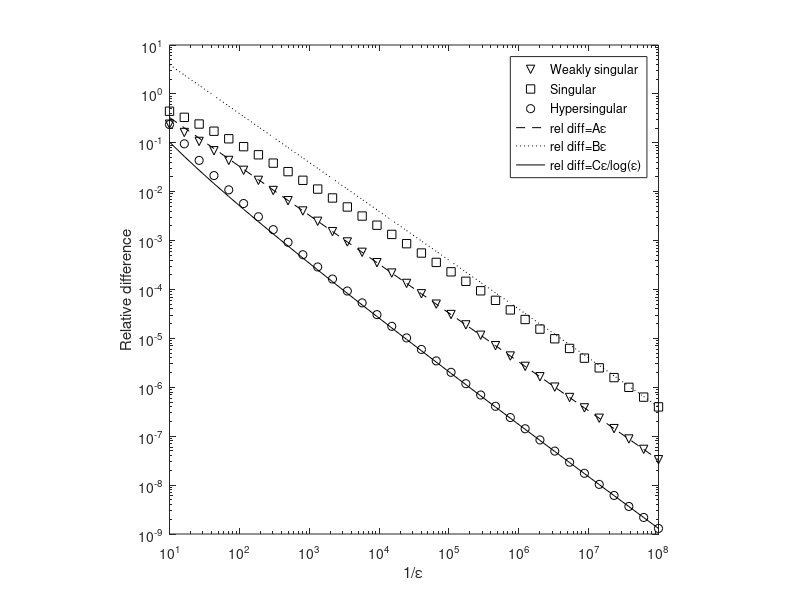

MATLAB code to generate this figure:
function plot_Fig_threetouch
load('Fig_hyper_data2.mat','ep1','epsi','errL','errM','errN')
%save Fig_hyper_data ep1 epsi errL errM errN

neps=length(ep1);
hf=figure; set(hf,'Color','w');
loglog(ep1(1:3:neps),errL(1:3:neps),'kv');
hold on;
loglog(ep1(1:3:neps),errM(1:3:neps),'ks');
hold on;
loglog(ep1(1:3:neps),errN(1:3:neps),'ko');
xlabel('1/\epsilon'); ylabel('Relative difference')
axis square
A=errL(neps)*ep1(neps);
lin=A./ep1;
loglog(ep1(1:3:length(ep1)),lin(1:3:length(ep1)),'k--');
B=errM(neps)*ep1(neps);
lin=B./ep1;
loglog(ep1(1:3:length(ep1)),lin(1:3:length(ep1)),'k:');
C=errN(neps)*ep1(neps)*log(ep1(neps));
linlog=C./(ep1.*log(ep1));
loglog(ep1(1:3:length(ep1)),linlog(1:3:length(ep1)),'k-');
legend('Weakly singular','Singular','Hypersingular','rel diff=A\epsilon','rel diff=B\epsilon','rel diff=C\epsilon/log(\epsilon)')
